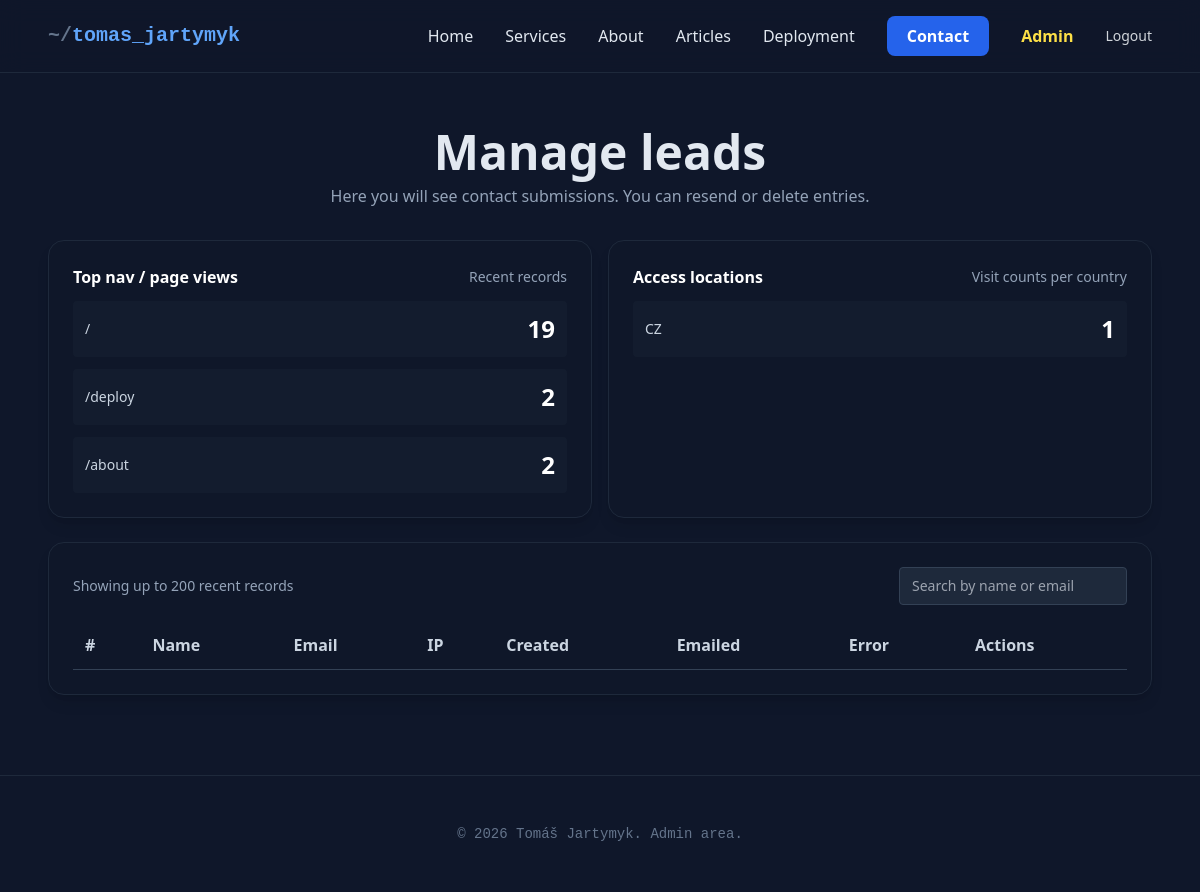
The page /admin/leads (signed in) on the database as committed earlier.
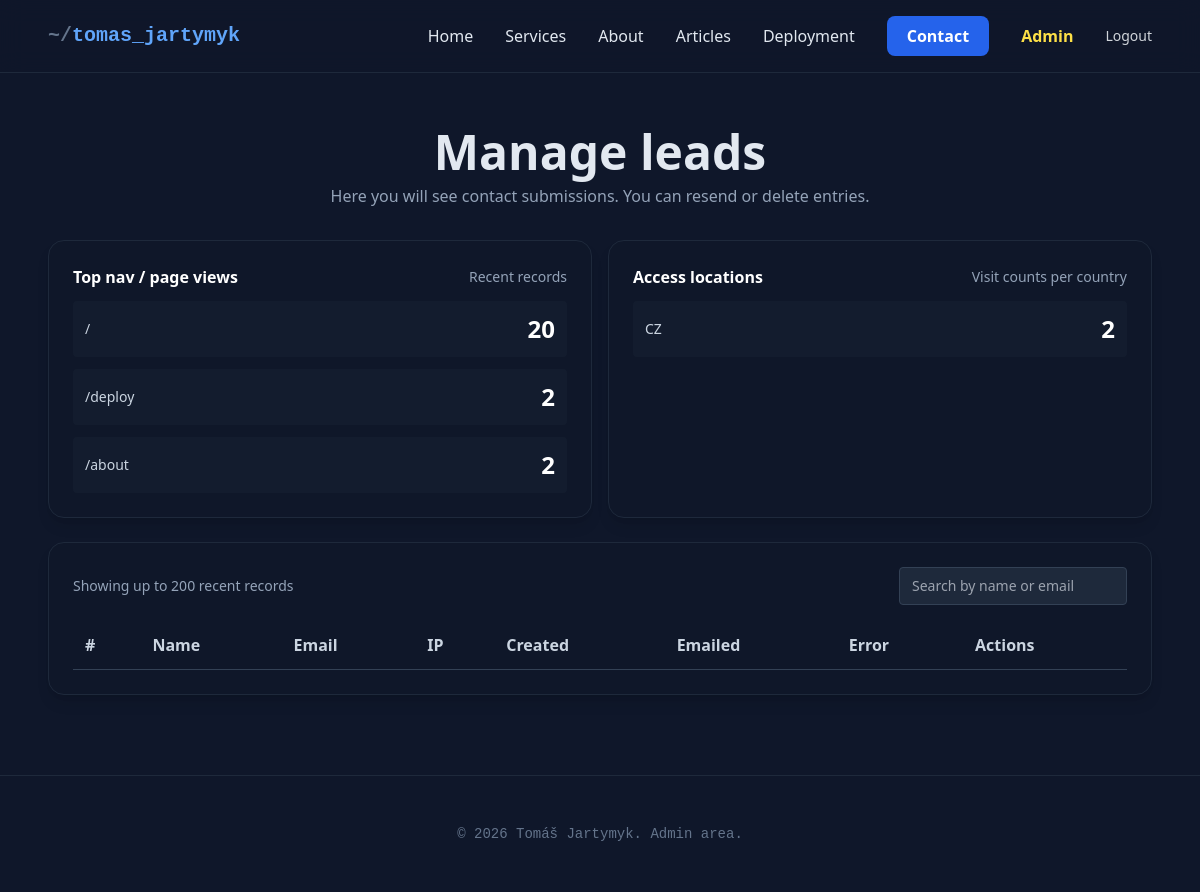
The same page on the database as committed later.
### models.py (models this page shows)
class PageView(Base):
    __tablename__ = 'page_views'
    id = Column(Integer, primary_key=True, index=True)
    path = Column(String(500), unique=True, index=True)
    count = Column(Integer, default=0)
    first_seen = Column(DateTime, default=datetime.datetime.utcnow)
    last_seen = Column(DateTime, default=datetime.datetime.utcnow, onupdate=datetime.datetime.utcnow)

class AccessLocation(Base):
    __tablename__ = 'access_locations'
    id = Column(Integer, primary_key=True, index=True)
    country = Column(String(8), unique=True, index=True)
    count = Column(Integer, default=0)
    first_seen = Column(DateTime, default=datetime.datetime.utcnow)
    last_seen = Column(DateTime, default=datetime.datetime.utcnow, onupdate=datetime.datetime.utcnow)

### app.py (the view)
@app.route('/admin/leads')
@admin_required
def admin_leads():
    s = SessionLocal()
    leads = s.query(Lead).order_by(Lead.id.desc()).limit(200).all()
    try:
        page_stats = s.query(PageView).order_by(PageView.count.desc()).limit(50).all()
    except Exception:
        page_stats = []
    try:
        location_stats = s.query(AccessLocation).order_by(AccessLocation.count.desc()).limit(50).all()
    except Exception:
        location_stats = []
    return render_template('admin_leads.html', leads=leads, page_stats=page_stats, location_stats=location_stats)

### app.py (called while the page is built, shortened)
def select_language():
    try:
        qlang = request.args.get('lang') or request.args.get('_lang')
    except Exception:
        qlang = None
    if qlang in ('cs', 'en'):
        try:
            session['lang'] = qlang
        except Exception:
            pass
        return qlang
    try:
        lang_override = session.get('lang')
    except Exception:
        lang_override = None
    if lang_override in ('cs', 'en'):
        return lang_override
    al = request.headers.get('Accept-Language', '')
    if 'cs' in al.lower():
        return 'cs'
    return 'en'

@app.context_processor
def inject_csrf():
    def csrf_token():
        try:
            return generate_csrf()
        except Exception:
            return ''
    return dict(csrf_token=csrf_token)

@app.before_request
def track_page_view():
    s = None
    try:
        if request.method != 'GET':
            return
        p = request.path or '/'
        if p != '/':
            return
    finally:
        try:
            if s:
                s.close()
        except Exception:
            pass

### templates/admin_leads.html (shortened to what the changed rows need)
<!doctype html>
<html lang="cs">
<!doctype html>
<html lang="cs" class="scroll-smooth">
<head>
    <script src="https://cdn.tailwindcss.com"></script>
    <link rel="stylesheet" href="https://cdnjs.cloudflare.com/ajax/libs/font-awesome/6.0.0/css/all.min.css">
</head>
<body class="bg-[#0f172a] text-slate-200 font-sans">
    <header class="pt-32 pb-8 px-6">
        <div class="max-w-6xl mx-auto text-center">
            <h1 class="text-4xl md:text-5xl font-extrabold mb-2">{{ tr('admin_leads_title') }}</h1>
        </div>
    </header>
    <main class="max-w-6xl mx-auto px-6 pb-20">
        <div class="grid grid-cols-1 md:grid-cols-2 gap-4 mb-6">
            {% if page_stats %}
            <div class="bg-slate-900/40 border border-slate-800 rounded-2xl p-6 shadow-lg">
                <div class="grid grid-cols-1 gap-3">
                    {% for p in page_stats %}
                    <div class="p-3 bg-slate-800/30 rounded flex items-center justify-between">
                        <div class="text-sm text-slate-300 break-words">{{ p.path }}</div>
                        <div class="text-2xl font-bold text-white">{{ p.count }}</div>
                    </div>
                    {% endfor %}
                </div>
            </div>
            {% endif %}
            {% if location_stats %}
            <div class="bg-slate-900/40 border border-slate-800 rounded-2xl p-6 shadow-lg">
                <div class="grid grid-cols-1 gap-3">
                    {% for loc in location_stats %}
                    <div class="p-3 bg-slate-800/30 rounded flex items-center justify-between">
                        <div class="text-sm text-slate-300">{{ loc.country }}</div>
                        <div class="text-2xl font-bold text-white">{{ loc.count }}</div>
                    </div>
                    {% endfor %}
                </div>
            </div>
            {% endif %}
        </div>
        <div class="bg-slate-900/40 border border-slate-800 rounded-2xl p-6 shadow-lg">
            <div class="overflow-x-auto">
                <table class="w-full table-auto border-collapse">
                    <thead>
                        <tr class="text-left text-slate-300 border-b border-slate-700">
                            <th class="p-3">{{ tr('lead_id') }}</th>
                            <th class="p-3">{{ tr('lead_name') }}</th>
                            <th class="p-3">{{ tr('lead_email') }}</th>
                            <th class="p-3">{{ tr('lead_ip') }}</th>
                            <th class="p-3">{{ tr('lead_created') }}</th>
                            <th class="p-3">{{ tr('lead_emailed') }}</th>
                            <th class="p-3">{{ tr('lead_error') }}</th>
                            <th class="p-3">{{ tr('lead_actions') }}</th>
                        </tr>
                    </thead>
                </table>
            </div>
        </div>
    </main>
</body>
</html>

Rows that differ between the two databases and show on the page:
changed PageView (number 1 of 3 on the later page): count "19" → "20"
changed AccessLocation "CZ": count "1" → "2"
